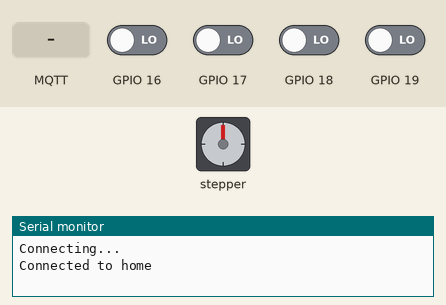
Recording of a program running on a simulated ESP32. On the bench: stepper motor, the last lines printed to the serial monitor. The inputs (shaded band) are chosen by the test bench; at power-on: GPIO 16–19 LOW. WiFi joins after 1.5 s; servers stay silent unless stated; no MQTT or app messages arrive unless stated; stepper angles assume 200 steps per turn.

Above: at 2.7 s.
2.8 s: GPIO 17 driven HIGH
At 3.08 s:
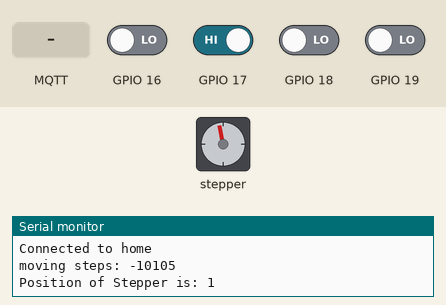
At 5.4 s:
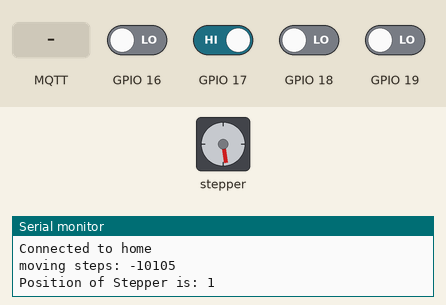
5.8 s: GPIO 19 driven HIGH
At 8.7 s:
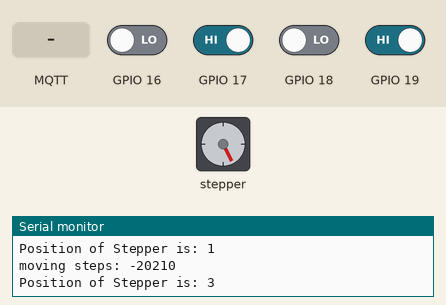
8.8 s: MQTT message "S" arrives on the first subscribed topic
10.3 s: GPIO 16 driven HIGH
At 10.57 s:
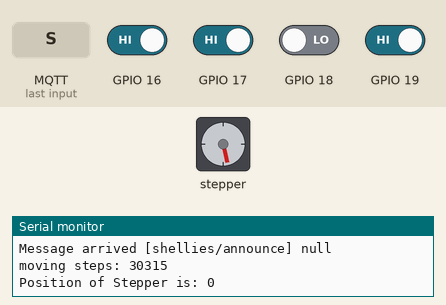
13.3 s: GPIO 18 driven HIGH
16.3 s: MQTT message "1" arrives on the first subscribed topic
Timing chart, 0 to 18.8 s (numbered marks = the images above; inputs shaded):
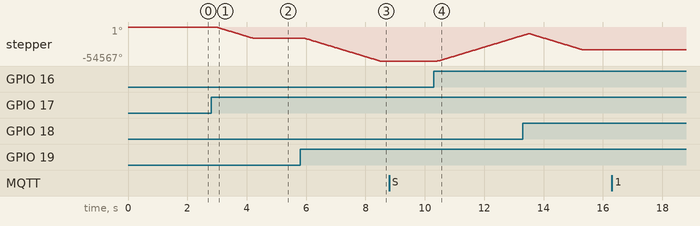

The program:

main.cpp
```cpp
#include <Arduino.h>
#include <FastAccelStepper.h>
#include <ShellyManager.h>
#include <HardwareButtonManager.h>
#include <Bounce2.h>
#include <StepperController.h>
#include <WiFiManager.h>

FastAccelStepperEngine engine = FastAccelStepperEngine();
FastAccelStepper* stepper = NULL;

HardwareButtonManager* hardwareButtonManager;
WiFiManager* wifiManager;
ShellyManager* shellyManager;
StepperController* stepperController;
int previousCheck = 0;


void setup() {
  Serial.begin(115200);
  wifiManager = new WiFiManager(Serial);
  wifiManager->setWiFiAutoReconnect(true);
  wifiManager->setConnectTimeout(180);
  Serial.println("Connecting...");
  if(!wifiManager->autoConnect("Suction-Ad-Hoc")) {
    Serial.println("Could not connect, starting portal");
    wifiManager->startConfigPortal();
  }

  Serial.println("Connected to " + wifiManager->getWiFiSSID());

  hardwareButtonManager = new HardwareButtonManager(GPIO_NUM_16, GPIO_NUM_17, GPIO_NUM_18, GPIO_NUM_19);
  stepperController = new StepperController(engine);
  shellyManager = new ShellyManager(stepperController);
}

void handleButtonRose(int i) {
  if(stepperController->getCurrentPosition() == i) {
    shellyManager->toggle();
  } else {
    stepperController->goToPosition(i);
    shellyManager->turnOn();
  }
  Serial.print("Position of Stepper is: ");
  Serial.println(i);
}

void loop() {
  shellyManager->update();
  hardwareButtonManager->tick();
  for (int i = 0; i < 4; i++) {
    if (hardwareButtonManager->posButtons[i]->rose()) {
      handleButtonRose(i);
    }
  }

  int shellyButton = shellyManager->wasButtonPressed();
  if (shellyButton != -1) {
    handleButtonRose(shellyButton);
  }

  unsigned long currentMillis = millis();
  // if WiFi is down, try reconnecting
  if ((WiFi.status() != WL_CONNECTED) && (currentMillis - previousCheck >=5000)) {
    Serial.println("Reconnecting to WiFi...");
    WiFi.disconnect();
    WiFi.reconnect();
    previousCheck = currentMillis;
  }

  delay(10);
}
```

Constants.h
```cpp
static const int MM_PER_ROT = 38;
static const int TICKS_PER_ROT = 3200;
static const int DIST_BETWEEN_POS_MM = 120;

static const int OP_SPEED = 4 * TICKS_PER_ROT;
```

HardwareButtonManager.cpp
```cpp
#include <HardwareButtonManager.h>


Bounce2::Button* HardwareButtonManager::createButton(gpio_num_t pin) {
    Bounce2::Button* button = new Bounce2::Button();
    button->setPressedState(HIGH);
    button->interval(5);
    button->attach(pin);
    return button;
}

HardwareButtonManager::HardwareButtonManager(gpio_num_t pos1, gpio_num_t pos2, gpio_num_t pos3, gpio_num_t pos4) {
    posButtons[0] = createButton(pos1);
    posButtons[1] = createButton(pos2);
    posButtons[2] = createButton(pos3);
    posButtons[3] = createButton(pos4);
}

HardwareButtonManager::~HardwareButtonManager() {
}

void HardwareButtonManager::tick() {
    for(int i = 0; i < 4; i++) {
        posButtons[i]->update();
    }
}
```

HardwareButtonManager.h
```cpp
#ifndef hardware_button_manager_h
#define hardware_button_manager_h

#include <Arduino.h>
#include <Bounce2.h>

class HardwareButtonManager {
private:
    Bounce2::Button* createButton(gpio_num_t pin);
public:
    Bounce2::Button* posButtons[4];
    HardwareButtonManager(gpio_num_t pos1, gpio_num_t pos2, gpio_num_t pos3, gpio_num_t pos4);
    ~HardwareButtonManager();
    void tick();
};

#endif
```

ShellyManager.cpp
```cpp
#include <ShellyManager.h>
#include <PubSubClient.h>
#include <WiFi.h>
#include <ArduinoJson.h>

ShellyManager::ShellyManager(StepperController* stepperController) {
    this->net = new WiFiClient();
    this->mqtt = new PubSubClient(IPAddress(10, 0, 0, 8), 1883, *this->net);
    this->stepperController = stepperController;
}

ShellyManager::~ShellyManager() {

}

void ShellyManager::callback(char* topic, byte* payload, unsigned int length) {
    Serial.print("Message arrived [");
    Serial.print(topic);
    Serial.print("] ");
    String topStr = String(topic);
    StaticJsonDocument<1000> doc;
    deserializeJson(doc, payload, length);
    serializeJsonPretty(doc, Serial);
    Serial.println();
    if (topStr.equals(shellyRelais + "/status/switch:0")) {
        handleStatus(doc);
    } else if (topStr.equals(shellyButtonSaw + "/input_event/0")) {
        handleEvent(doc, 1);
    } else if (topStr.equals(shellyButtonPlaner + "/input_event/0")) {
        handleEvent(doc, 3);
    }
}

void ShellyManager::handleEvent(StaticJsonDocument<1000>& doc, int position) {
    if (doc.containsKey("event")) {
        String evnt = doc["event"];
        if(evnt.equals("S")) {
            buttonForPosPressed = position;
        }
    }
}

int ShellyManager::wasButtonPressed() {
    int tmp = buttonForPosPressed;
    buttonForPosPressed = -1;
    return tmp;
}

void ShellyManager::handleStatus(StaticJsonDocument<1000>& doc) {
    this->isOn = doc["output"];
    Serial.println();
    Serial.print("Current status is ");
    Serial.println(this->isOn ? "ON": "OFF");
    this->stepperController->setEnabled(isOn);
}

void ShellyManager::toggle() {
    String newTargetState = isOn ? "off" : "on";
    Serial.print("new target state: ");
    Serial.println(newTargetState);
    mqtt->publish(commandTopic.c_str(), newTargetState.c_str());
}


void ShellyManager::turnOn() {
   mqtt->publish(commandTopic.c_str(), "on");
}

void ShellyManager::turnOff() {
   mqtt->publish(commandTopic.c_str(), "off");
}

void ShellyManager::update() {
    if (WiFi.status() != WL_CONNECTED) {
        return;
    }

    if (!mqtt->connected()) {
        connect();
        return;
    }
    mqtt->loop();
}

void ShellyManager::connect() {
    if (!mqtt->connected() && millis() - lastReconnectRetry > 5000) {
        if (mqtt->connect("ESP32-powermover", "esp32", "esp32")) {
            static auto callback_static = [this](char* topic, byte* payload, unsigned int length) {
                callback(topic, payload, length);
            };

            mqtt->setCallback([](char* topic, byte* payload, unsigned int length) {
                callback_static(topic, payload, length);
            });

            mqtt->subscribe("shellies/announce");
            mqtt->subscribe((shellyRelais + String("/status/switch:0")).c_str());
            mqtt->subscribe((shellyButtonPlaner + String("/input_event/0")).c_str());
            mqtt->subscribe((shellyButtonSaw + String("/input_event/0")).c_str());

            this->commandTopic = shellyRelais + "/command/switch:0";
            mqtt->publish(commandTopic.c_str(), "status_update");
            mqtt->publish("shellies/command", "announce");
        }
    }
}
```

ShellyManager.h
```cpp
#ifndef SHELLY_MANAGER
#define SHELLY_MANAGER
#include <Arduino.h>
#include <PubSubClient.h>
#include <WiFiClient.h>
#include <ArduinoJson.h>
#include <StepperController.h>

class ShellyManager {
private:
    long lastReconnectRetry = 0;
    WiFiClient* net;
    PubSubClient* mqtt;
    StepperController* stepperController;
    String shellyRelais = String("shellyplus1-7c87ce63c878");
    String shellyButtonPlaner = String("shellies/shellybutton1-planer");
    String shellyButtonSaw = String("shellies/shellybutton1-saw");
    String commandTopic;
    bool isOn = false;
    int buttonForPosPressed = -1;
    void connect();
    void callback(char* topic, byte* payload, unsigned int length);
    void handleAnnounce(StaticJsonDocument<1000>& doc);
    void handleStatus(StaticJsonDocument<1000>& doc);
    void handleEvent(StaticJsonDocument<1000>& doc, int position);
public:
    void update();
    void toggle();
    void turnOn();
    void turnOff();
    int wasButtonPressed();
    ShellyManager(StepperController* stepperController);
    ~ShellyManager();
};

#endif
```

StepperController.cpp
```cpp
#include <StepperController.h>

StepperController::StepperController(FastAccelStepperEngine& engine) {
    engine.init();
    stepper = engine.stepperConnectToPin(GPIO_NUM_27);
    stepper->setDirectionPin(GPIO_NUM_26);
    stepper->setEnablePin(GPIO_NUM_25);
    stepper->setSpeedInHz(OP_SPEED);
    stepper->setAcceleration(10 * OP_SPEED);
    stepper->setCurrentPosition(0);
    currentPos = 0;
}

void StepperController::goToPosition(int position) {
    int posOffset = currentPos - position;
    if(posOffset == 0) {
        return;
    }

    stepper->enableOutputs();
    delay(100);

    int steps = (TICKS_PER_ROT / (double)MM_PER_ROT) * (posOffset * DIST_BETWEEN_POS_MM);
    Serial.print("moving steps: ");
    Serial.println(steps);
    stepper->move(steps);
    currentPos = position;
}

void StepperController::setEnabled(boolean enabled) {
    Serial.print("Updating engine to ");
    Serial.println(enabled);
    if (enabled) {
        stepper->enableOutputs();
    } else {
        stepper->disableOutputs();
    }
}

int StepperController::getCurrentPosition() {
    return currentPos;
}

StepperController::~StepperController() {
}
```

StepperController.h
```cpp
#ifndef stepper_controller
#define stepper_controller

#include <Arduino.h>
#include <FastAccelStepper.h>
#include <Constants.h>

class StepperController {
private:
    FastAccelStepper* stepper;
    int currentPos;
public:
    StepperController(FastAccelStepperEngine& engine);
    void goToPosition(int position);
    void setEnabled(boolean enabled);
    int getCurrentPosition();
    void tick();
    ~StepperController();
};

#endif
```

Measured:
- after the input at 2.8 s, stepper: turns 18189° counter-clockwise in 1.3 s, starting after 0.13 s
- after the input at 5.8 s, stepper: keeps turning counter-clockwise at about 14238°/s, starting after 0.12 s
- after the input at 10.3 s, stepper: keeps turning clockwise at about 14304°/s, starting after 0.12 s
